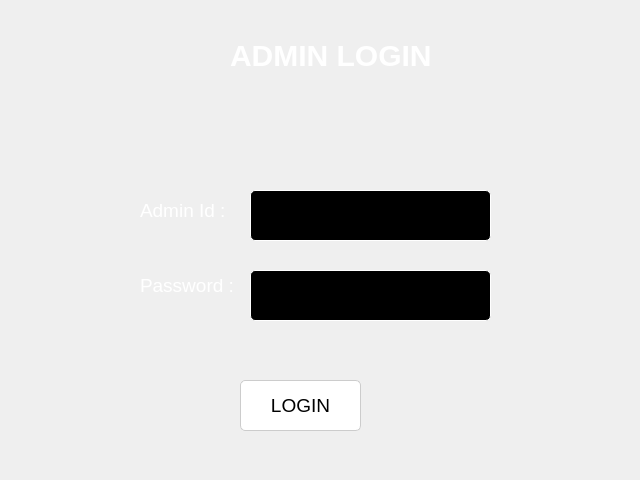
<?xml version="1.0" encoding="UTF-8"?>
<ui version="4.0">
 <class>admin_login</class>
 <widget class="QDialog" name="admin_login">
  <property name="geometry">
   <rect>
    <x>0</x>
    <y>0</y>
    <width>640</width>
    <height>480</height>
   </rect>
  </property>
  <property name="windowTitle">
   <string>Admin Login</string>
  </property>
  <property name="windowIcon">
   <iconset resource="img.qrc">
    <normaloff>:/images/login.png</normaloff>:/images/login.png</iconset>
  </property>
  <widget class="QLineEdit" name="id_lineEdit">
   <property name="geometry">
    <rect>
     <x>250</x>
     <y>190</y>
     <width>241</width>
     <height>51</height>
    </rect>
   </property>
   <property name="font">
    <font>
     <pointsize>14</pointsize>
    </font>
   </property>
   <property name="styleSheet">
    <string notr="true">QLineEdit {
    background-color: black;
    border: 1px solid white;
    border-radius: 5px;
    padding: 5px;
    color: white; /* Font color */
}</string>
   </property>
  </widget>
  <widget class="QLineEdit" name="password_lineEdit">
   <property name="geometry">
    <rect>
     <x>250</x>
     <y>270</y>
     <width>241</width>
     <height>51</height>
    </rect>
   </property>
   <property name="font">
    <font>
     <pointsize>14</pointsize>
    </font>
   </property>
   <property name="styleSheet">
    <string notr="true">QLineEdit {
    background-color: black;
    border: 1px solid white;
    border-radius: 5px;
    padding: 5px;
    color: white; /* Font color */
}</string>
   </property>
  </widget>
  <widget class="QLabel" name="passLabel">
   <property name="geometry">
    <rect>
     <x>140</x>
     <y>260</y>
     <width>101</width>
     <height>51</height>
    </rect>
   </property>
   <property name="font">
    <font>
     <pointsize>14</pointsize>
    </font>
   </property>
   <property name="styleSheet">
    <string notr="true">QLabel {
    color: white; /* Font color */
}</string>
   </property>
   <property name="text">
    <string>Password :</string>
   </property>
  </widget>
  <widget class="QLabel" name="adminLabel">
   <property name="geometry">
    <rect>
     <x>140</x>
     <y>190</y>
     <width>101</width>
     <height>41</height>
    </rect>
   </property>
   <property name="font">
    <font>
     <pointsize>14</pointsize>
    </font>
   </property>
   <property name="styleSheet">
    <string notr="true">QLabel {
    color: white; /* Font color */
}</string>
   </property>
   <property name="text">
    <string>Admin Id :</string>
   </property>
  </widget>
  <widget class="QPushButton" name="loginButton">
   <property name="geometry">
    <rect>
     <x>240</x>
     <y>380</y>
     <width>121</width>
     <height>51</height>
    </rect>
   </property>
   <property name="font">
    <font>
     <pointsize>14</pointsize>
    </font>
   </property>
   <property name="styleSheet">
    <string notr="true">/* QPushButton style */
QPushButton {
    background-color: white;
    border: 1px solid #ccc;
    border-radius: 5px;
    padding: 5px 10px;
    color: black; /* Font color in regular state */
}

/* Change button color on hover */
QPushButton:hover {
    background-color: #3399FF; /* Blue color on hover */
    color: white; /* Font color on hover */
}

/* Change button color on press */
QPushButton:pressed {
    background-color: #0066CC; /* Darker blue color when pressed */
    color: white; /* Font color when pressed */
}
</string>
   </property>
   <property name="text">
    <string>LOGIN</string>
   </property>
  </widget>
  <widget class="QLabel" name="label_2">
   <property name="geometry">
    <rect>
     <x>290</x>
     <y>90</y>
     <width>61</width>
     <height>51</height>
    </rect>
   </property>
   <property name="text">
    <string/>
   </property>
   <property name="pixmap">
    <pixmap resource="img.qrc">:/images/restaurant.png</pixmap>
   </property>
   <property name="scaledContents">
    <bool>true</bool>
   </property>
  </widget>
  <widget class="QLabel" name="label">
   <property name="geometry">
    <rect>
     <x>230</x>
     <y>20</y>
     <width>211</width>
     <height>71</height>
    </rect>
   </property>
   <property name="styleSheet">
    <string notr="true">QLabel{
    font-weight: bold;
    color: white;
    text-transform: uppercase;
    font-size: 30px;

}</string>
   </property>
   <property name="text">
    <string>ADMIN LOGIN</string>
   </property>
  </widget>
 </widget>
 <resources>
  <include location="img.qrc"/>
 </resources>
 <connections/>
</ui>
